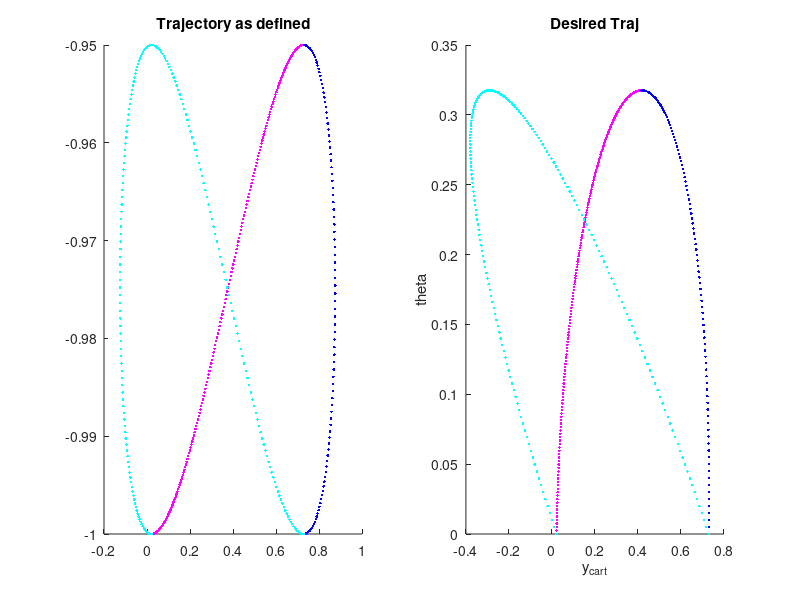

Write the MATLAB code that produced this figure. (Note: this script raises an error after producing the figure.)
%% SET-UP
close all
clear all
rng(1)
%Initialize quick-change variables
n_dmps = 2; %# of dmps (& degrees of freedom)
bfs = 20; %# of basis functions / kernels
dt = 0.001; %timestep size
runtime = 10;
plotflag = 0;

%Trajectory (parametric equations for a lemniscate) -- these are the
%desired movements of the sampler
L = 1;
s2 = linspace(-pi/4,pi/4,200);
s3 = linspace(pi/4,3*pi/4,100);
s4 = linspace(3*pi/4,7*pi/4,200);
index = [s2,s3,s4];
% index = linspace(-pi/4,7*pi/4,500);

width = L;
height = .05*L;
y = width/2*sin(index)+.75*width/2;
z = height/2*sin(index*2)-L+height/2;
theta = acos(-z/L);
yc = y-L*sin(theta);

lem = [y; z]';
traj = [yc; theta]';
if traj(1,:)==traj(end,:)
    traj(end,:) = traj(end,:)+0.001;
end

c2 = ones(length(s2),1)*[1 0 1];
c3 = ones(length(s3),1)*[0 0 1];
c4 = ones(length(s4),1)*[0 1 1];
trajcolor = [c2;c3;c4];
% trajcolor = ones(length(index),1)*[0 0 1];

%Plot the desired traj (y-z & yc-theta)
figure(1)
 clf(1)
 figure(1)
 subplot(121)
hold on
for i = 1:length(y)
    plot(y(i),z(i),'.-','Color',trajcolor(i,:))
end
% axis equal
title('Trajectory as defined')

 subplot(122)
hold on
for i = 1:length(y)
    plot(yc(i),theta(i),'.-','Color',trajcolor(i,:))
end
title('Desired Traj')
xlabel('y_{cart}')
ylabel('theta')

 
%Initialize DMP
D = dmp_init(n_dmps,bfs,dt,runtime,traj);

%------------------------------------RUN DMP
Y=zeros(2*D.tau/dt+1,n_dmps);
Yd=Y;
Ydd=Y;

[~,trajd] = gradient(traj,dt);
trajd = [0,0;trajd(1:end-1,:)];
[~,trajdd] = gradient(trajd,dt);
trajdd = [0,0;trajdd(1:end-1,:)];

%Batch fit
[D,Y,Yd,Ydd] = dmp_batch_fit(D,traj,trajd,trajdd,plotflag);

%test the fit
D = dmp_reset(D);
D = dmp_set_goal(D,traj(end,:),1);

[D,Y,Yd,Ydd] = dmp_run_fit(D,plotflag);

initialcost = check_fit(D,lem,Y,Yd,Ydd);

costplot = [];
costplot = [costplot,initialcost];
cost = initialcost;

delta = 1;
%Let's learn!
for passes = 1:10
    bestw = D.w;
    bestcost = cost;
    %Trying random stuff first
    for iter = 1:50
        if rand(1)>0.5
            w = 1-(0.5*rand(2,bfs));
            [D,y,yd,ydd] = dmp_run_fit(D,plotflag,w);
            cost = check_fit(D,lem,y,yd,ydd);
            if cost < bestcost
                bestw = D.w;
                bestcost = cost;
                delta = 1;
            end
        else
            w = bestw + 3*delta*randn(2,bfs);
            [D,y,yd,ydd] = dmp_run_fit(D,plotflag,w);
            cost = check_fit(D,lem,y,yd,ydd);
            if cost < bestcost
                bestw = D.w;
                bestcost = cost;
            end
        end
    end
    
    D.w = bestw;
    cost = bestcost;
    delta = delta*0.99;
    [D,y,yd,ydd] = dmp_run_fit(D,plotflag,w);
    cost = check_fit(D,lem,y,yd,ydd);
    costplot = [costplot,bestcost];
    
    y
    plot_pendulum(y)
    pause
        
    %gradient descent
    choosenew = inf;
    choosedel = inf;
    while choosenew + choosedel >= 2
        choosenew = 0;
        choosedel = 0;
        for i = 1:size(D.w,1)
            for j = 1:size(D.w,2)
                %Vary weights (plus/minus some delta)
                wtrial = bestw;
                wnew = bestw;
                d = delta*(1-2*rand(1));
                wtrial(i,j) = bestw(i,j) + d;

                %Check cost - higher or lower?
                [D,y,yd,ydd] = dmp_run_fit(D,plotflag,wtrial);
                trialcost = check_fit(D,lem,y,yd,ydd);

                wnew(i,j) = bestw(i,j) + max(min(bestcost*d/(bestcost-trialcost),...
                    delta*5), -delta*5);
                [D,y,yd,ydd] = dmp_run_fit(D,plotflag,wnew);
                newcost = check_fit(D,lem,y,yd,ydd);

                if newcost < bestcost
                    bestw = wnew;
                    bestcost = newcost;
                    choosenew = choosenew + 1;
                end
                if trialcost < bestcost
                    bestw = wtrial;
                    bestcost = trialcost;
                    choosedel = choosedel + 1;
                end
            end
        end
    end
    costplot = [costplot,bestcost];
    plot_pendulum(y)
    pause(1)
end

figure(5)
 clf(5)
 figure(5)
plot(costplot)

costplot

plot_pendulum(y)
%% DMP initialization
function dmp = dmp_init(n_dmps,bfs,dt,runtime,y,w,ay,by)

dmp.n_dmps = n_dmps;
dmp.bfs = bfs;
dmp.y0 = ones(1,n_dmps).*y(1,:);

%state variables
dmp.z       = zeros(1,dmp.n_dmps);
dmp.y       = zeros(1,dmp.n_dmps); 
dmp.x       = zeros(1,dmp.n_dmps);
dmp.v       = zeros(1,dmp.n_dmps);
dmp.zd      = zeros(1,dmp.n_dmps);
dmp.yd      = zeros(1,dmp.n_dmps); 
dmp.xd      = zeros(1,dmp.n_dmps);
dmp.vd      = zeros(1,dmp.n_dmps);
dmp.ydd     = zeros(1,dmp.n_dmps);

dmp.g = 0;
dmp.gd = 0;
dmp.G = 0;

if nargin<6
    dmp.w = zeros(n_dmps,bfs);
else
    dmp.w = w;
end
if nargin<7
%     dmp.ay = ones(1,n_dmps)*25;
    dmp.ay = 25;
else
    dmp.ay = ay;
end
if nargin<8
    dmp.by = dmp.ay / 4;
else
    dmp.by = by;
end
dmp.ag = dmp.ay/2;

dmp.A = max(y)-min(y); %original amplitude (max(y)-min(y)) when the primitive was fit
dmp.s = 1; %scale factor for the nonlinear function
dmp.dG = dmp.G-dmp.y0; %original goal amplitude (G-y0) when the primitve was fit
dmp.sx2 = zeros(1,bfs);
dmp.sxtd = zeros(1,bfs);
dmp.lambda = 1;

%Canonical state variables
dmp.ax = dmp.ay/3;
dmp.runtime = runtime;
dmp.dt = dt;
dmp.timesteps = dmp.runtime / dmp.dt;
dmp.tau = .5;
% dmp.x = 1;

t = (0:1/(bfs-1):1)*0.5;
dmp.c = exp(-dmp.ax*t)';
dmp.h = (diff(dmp.c)*0.55).^2;
dmp.h = 1./[dmp.h;dmp.h(end)];

dmp = dmp_reset(dmp);
end

%% DMP reset
function dmp = dmp_reset(dmp,y)
if nargin < 2
    y = zeros(1,dmp.n_dmps);
end
% initialize the state variables
dmp.z       = zeros(1,dmp.n_dmps);
dmp.y       = y; 
dmp.x       = zeros(1,dmp.n_dmps);
dmp.v       = zeros(1,dmp.n_dmps);
dmp.zd      = zeros(1,dmp.n_dmps);
dmp.yd      = zeros(1,dmp.n_dmps);
dmp.xd      = zeros(1,dmp.n_dmps);
dmp.vd      = zeros(1,dmp.n_dmps);
dmp.ydd     = zeros(1,dmp.n_dmps);
% the goal state
dmp.G       = y;
dmp.g       = y;
dmp.gd      = zeros(1,dmp.n_dmps);
dmp.y0      = y;
dmp.s       = ones(1,dmp.n_dmps);

end

%% DMP Set Goal
function dmp = dmp_set_goal(dmp,goal,flag)
dmp.G = goal;
dmp.g = goal;
%flag: update x0 with current state
if (flag)
    dmp.x = ones(1,dmp.n_dmps);
    dmp.y0 = dmp.y;
end
if dmp.A ~= 0
    if dmp.A/(abs(dmp.dG)+1e-10)>2.0
        'scaling needs to be set explicitly'
    else
        'scaling is set according to amplitude'
        dmp.s = (dmp.G-dmp.y0)/dmp.dG;
    end
end
end

%% DMP Batch Fit
function [dmp,Y,Yd,Ydd] = dmp_batch_fit(dmp,traj,trajd,trajdd,flag)

%start state & goal state
y0 = traj(1,:);
goal = traj(end,:);
g = y0;

%hidden states
X = zeros(size(traj));
V = zeros(size(traj));
G = zeros(size(traj));
x = ones(1,dmp.n_dmps);
v = zeros(1,dmp.n_dmps);

for i = 1:length(traj)
    X(i,:) = x;
    V(i,:) = v;
    G(i,:) = g;
    vd = 0;
    xd = dmp.ax.*(0-x)*dmp.tau;
    gd = (goal-g).*dmp.ag;
    x = xd*dmp.dt + x;
    v = vd*dmp.dt + v;
    g = gd*dmp.dt + g;
end

%regression target
dmp.dG = goal - y0;
dmp.s = 1; %for fitting a new primitive, the scale is always one

amp = dmp.s;
Ft = (trajdd/dmp.tau^2 - dmp.ay.*(dmp.by.*(G-traj)-trajd/dmp.tau)) /amp;

%weights for each local model
PSI = exp(-0.5*((X*ones(dmp.n_dmps,length(dmp.c))-ones(length(traj),1)*dmp.c').^2)...
    .*(ones(length(traj),1)*dmp.h'));

%compute regression
for a = 1:dmp.n_dmps
    dmp.sx2(a,:) = sum(((X(:,a).^2)*ones(1,length(dmp.c))).*PSI,1)';
    dmp.sxtd(a,:) = sum(((X(:,a).*Ft(:,a))*ones(1,length(dmp.c))).*PSI,1)';
    dmp.w(a,:) = (dmp.sxtd(a,:)./(dmp.sx2(a,:)+1e-10));
end
%compute the prediction
F = sum((X*dmp.w).*PSI,2)./sum(PSI,2) * amp;

z = zeros(1,dmp.n_dmps);
zd = zeros(1,dmp.n_dmps);
y = y0;
Y = zeros(size(traj));
Yd = zeros(size(traj));
Ydd = zeros(size(traj));
for i = 1:length(traj)
    Ydd(i,:) = zd*dmp.tau;
    Yd(i,:) = z;
    Y(i,:) = y;
    zd = (dmp.ay.*(dmp.by.*(G(i,:)-y)-z)+F(i,:))*dmp.tau;
    yd = z;
    z = zd*dmp.dt + z;
    y = yd*dmp.dt + y;
end


end

%% DMP run
function [dmp,y,yd,ydd,weights] = dmp_run(dmp,w)
%weighted sum of locally weighted regression models
dmp.psi = exp(-0.5*((dmp.x-dmp.c).^2).*dmp.h);
amp = dmp.s;
in = dmp.x;

if nargin == 2
    dmp.w = w;
end
f = sum(in*dmp.w.*dmp.psi',2)'/sum(dmp.psi+1e-10)*amp;

dmp.vd = zeros(1,dmp.n_dmps);
dmp.xd = dmp.ax*(0-dmp.x)*dmp.tau;
dmp.zd = (dmp.ay.*(dmp.by*(dmp.g-dmp.y)-dmp.z)+f)*dmp.tau;
dmp.yd = dmp.z*dmp.tau;
dmp.ydd = dmp.zd*dmp.tau;

dmp.gd = dmp.ag.*(dmp.G-dmp.g);

dmp.x = dmp.xd*dmp.dt + dmp.x;
dmp.v = dmp.vd*dmp.dt + dmp.v;
dmp.z = dmp.zd*dmp.dt + dmp.z;
dmp.y = dmp.yd*dmp.dt + dmp.y;

dmp.g = dmp.gd*dmp.dt + dmp.g;

y = dmp.y;
yd = dmp.yd;
ydd = dmp.ydd;
weights = dmp.psi.*in./sum(dmp.psi+1e-10).*amp;
end

%% DMP run fit
function [dmp,Y,Yd,Ydd] = dmp_run_fit(dmp,flag,w)


if nargin < 3
    w = dmp.w;
end

%Variables for plotting
Z = zeros(2*dmp.tau/dmp.dt+1,dmp.n_dmps);
Zd=Z;
X=Z;
Xd=X;
V=Z;
Vd=V;
T = zeros(2*dmp.tau/dmp.dt+1,dmp.n_dmps);
Td=T;
Tdd=T;
Y=T;
Yd=Y;
Ydd=Y;
PSI = zeros(dmp.bfs,dmp.n_dmps,(2*dmp.tau/dmp.dt+1));
W = zeros(dmp.bfs,dmp.n_dmps,(2*dmp.tau/dmp.dt+1));
WEIGHTS = W;

for i = 0:2*dmp.tau/dmp.dt
    [dmp,y,yd,ydd,weights] = dmp_run(dmp,w); % y is the actual trajectory of the end effector
    
    Z(i+1,:) = dmp.z; 
    Zd(i+1,:) = dmp.zd;
    Y(i+1,:) = y;
    Yd(i+1,:) = yd;
    Ydd(i+1,:) = ydd;
    X(i+1,:) = dmp.x;
    Xd(i+1,:) = dmp.xd;
    V(i+1,:) = dmp.v;
    Vd(i+1,:) = dmp.vd;
    PSI(:,:,i+1) = dmp.psi;
    W(:,:,i+1) = dmp.w';
    WEIGHTS(:,:,i+1) = weights;
end


if flag == 1
    
    plot_pendulum(Y);
    
    % PLOTTING
    time = (0:dt:2*D.tau)';
    figure(4)
     clf(4)
     figure(4)
    for i = 1:n_dmps

        % position, velocity, acceleration vs. target
        subplot(4,3,1)
        hold on
        plot(time,Y(:,i)); % DMP trained position
        title('y')

        subplot(4,3,2)
        hold on
        plot(time,Yd(:,i)); % DMP trained velocity
        title('yd')

        subplot(4,3,3)
        hold on
        plot(time,Ydd(:,i)); % DMP trained acceleration
        title('ydd')

    %     internal states
        subplot(4,3,4)
        hold on
        plot(time,Z(:,i))
        title('z')

        subplot(4,3,5)
        hold on
        plot(time,Zd(:,i))
        title('zd')

        %Updated plot for this slot
    %     subplot(4,3,6)
    %     hold on
    %     for j = 1:D.bfs
    %         plot(time,squeeze(PSI(j,:,i))*squeeze(W(j,:,i))','*')
    %         title('{Psi activations/},{Basis functions}')
    %     end

        %The original plot for this slot
        subplot(4,3,6)
        hold on
        plot(time,squeeze(PSI(:,i,:)))
        title('{Psi activations/},{Basis functions}')

        subplot(4,3,7)
        hold on
        plot(time,V(:,i))
        title('v')

        subplot(4,3,8)
        hold on
        plot(time,Vd(:,i))
        title('vd')

        subplot(4,3,9)
        hold on
        for j = 1:D.bfs
            plot(time,squeeze(W(j,i,:)))
            title('Linear Model Weights over Time')
        end

        subplot(4,3,10)
        hold on
        plot(time,X(:,i))
        title('x')

        subplot(4,3,11)
        hold on
        plot(time,X(:,i))
        title('xd')

        subplot(4,3,12)
        hold on
        plot(squeeze(W(end,i,:)))
        plot(squeeze(WEIGHTS(end,i,:)))
        title('Weights')
        xlabel(sprintf('tau=%f',D.tau))
        
        drawnow
    end
end


end

%% Plot pendulum moving
function plot_pendulum(traj)

l=1; %length of pendulum
ys = traj(:,1) + l*sin(traj(:,2));
zs = -l*cos(traj(:,2));

figure(4)
 clf(4)
 figure(4)
for i = 1:length(traj)
    plot([traj(i,1) ys(i)],[0 zs(i)],'k')
    axis([-4 4 -4 4])
    drawnow
end
plot(ys,zs,'k')
axis([-4 4 -4 4])


end

%% Check the fit of the current DMP
% W
function cost = check_fit(dmp,traj,y,yd,ydd)

l=1;
ys = y(:,1) + l*sin(y(:,2));
zs = -l*cos(y(:,2));
end_effector = [ys zs];

trajdistancessq = inf*ones(size(y,1),1);
for i = 1:2*dmp.tau/dmp.dt
    trajdistancessq = min( min((ys(i)-traj(:,1)).^2 + (zs(i)-traj(:,2)).^2),...
    trajdistancessq);
end
yddsum = sum(rssq(ydd,2));

cost = 1000*sum(sqrt(trajdistancessq)) + 100*sum(sqrt((end_effector(end)-dmp.g).^2)) + ...
    sum(rssq(yd,2))*dmp.dt + yddsum*dmp.dt;

end



